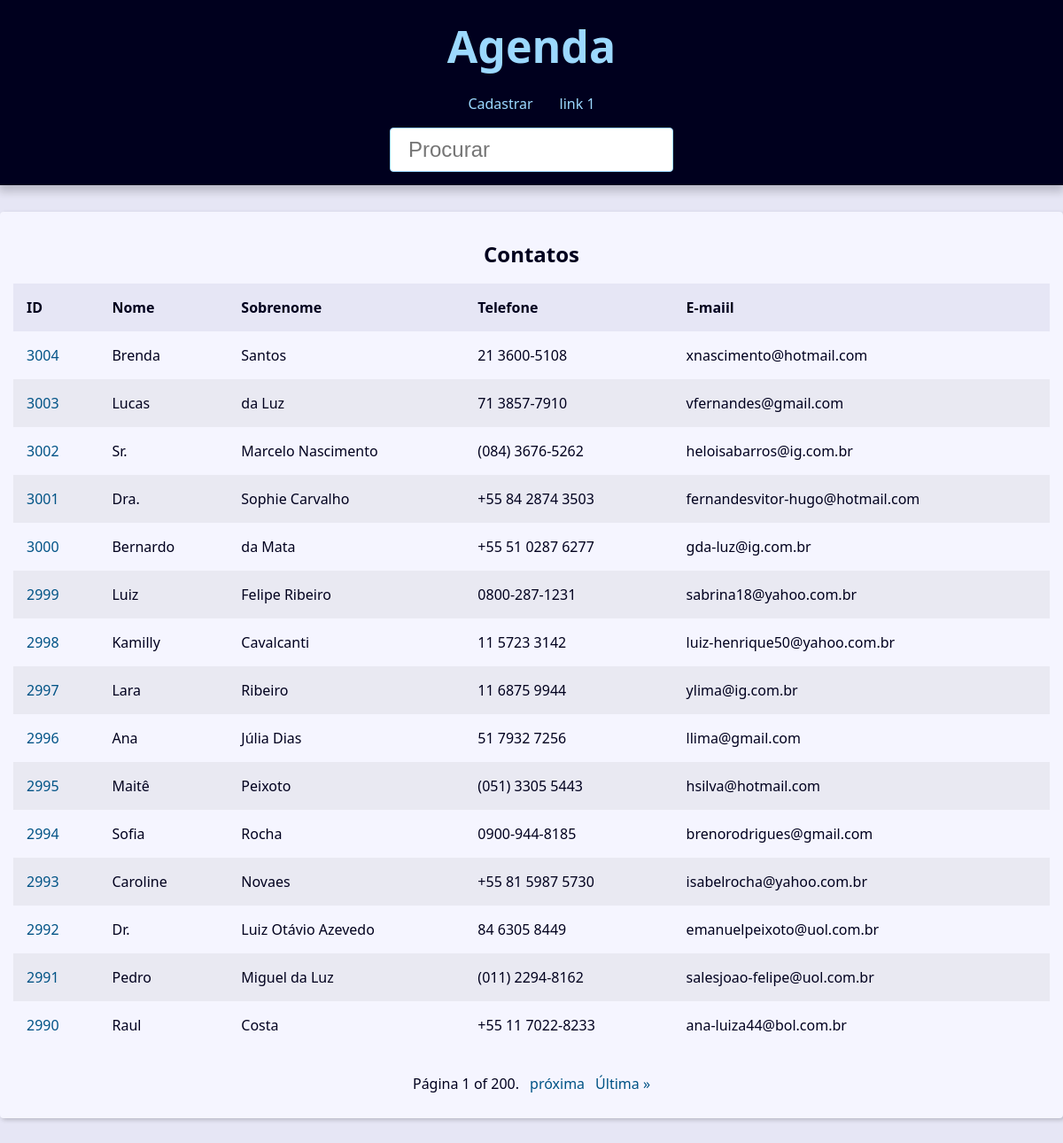
Before: / with the older database file.
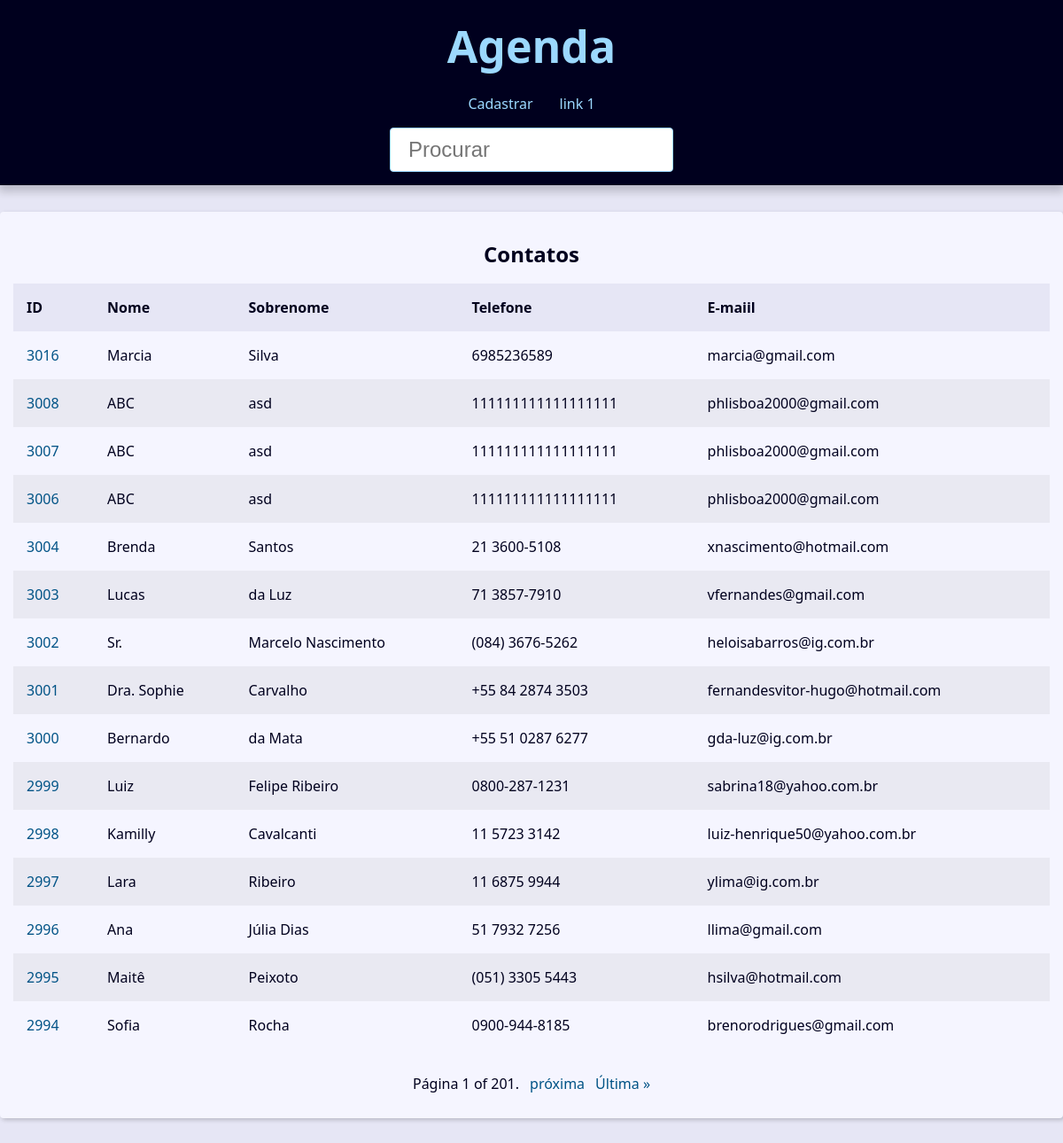
After: the same page with the newer database file.
### contato/models.py (models this page shows, shortened)
class Contato(models.Model):
    primeiro_nome = models.CharField(verbose_name='Nome', max_length=100)
    segundo_nome = models.CharField(max_length=150, verbose_name='Sobrenome')
    telefone = models.CharField(max_length=50)
    email = models.EmailField(max_length=256, blank=True)
    data_criacao = models.DateTimeField(default=timezone.now)
    descricao = models.TextField(blank=True)
    visivel = models.BooleanField(default=True)
    imagem = models.ImageField(blank=True, upload_to='imagens/%Y/%m/')
    categoria = models.ForeignKey(Categoria,
                                  on_delete=models.SET_NULL,
                                  blank=True, null=True)
    owner = models.ForeignKey(
        User,
        on_delete=models.SET_NULL,
        blank=True, null=True
    )

### contato/views/contato_view.py (the view)
# urls.py: path('', index, name="index"),
def index(request):
    contatos = Contato.objects.all().filter(visivel=True).order_by('-id')
    paginator = Paginator(contatos, 15)
    page_number = request.GET.get("page")
    page_obj = paginator.get_page(page_number)
    context = {
        'page_obj': page_obj,
        'site_titulo': 'Contatos '
    }
    return render(request, 'contato/index.html', context)

### contato/templates/contato/index.html
{% extends 'global/base.html' %}
{% block conteudo %}
    {% if page_obj %}
        <div class="responsive-table">
            <table class="contacts-table">
                <caption class="table-caption">
                    Contatos
                </caption>
                <thead>
                    <tr class="table-row table-row-header">
                        <th class="table-header">ID</th>
                        <th class="table-header">Nome</th>
                        <th class="table-header">Sobrenome</th>
                        <th class="table-header">Telefone</th>
                        <th class="table-header">E-maiil</th>
                    </tr>
                </thead>
                <tbody>
                    {% for contato in page_obj  %}
                        <tr class="table-row">
                            <td class="table-cel">
                                <a class="table-link" href="{% url 'contato:contato' contato.id %}"> {{ contato.id }} </a>
                            </td>
                            <td class="table-cel">
                                {{ contato.primeiro_nome }}
                            </td>
                            <td class="table-cel">
                                {{ contato.segundo_nome }}
                            </td>
                            <td class="table-cel">
                                {{ contato.telefone }}
                            </td>
                            <td class="table-cel">
                                {{ contato.email }}
                            </td>
                        </tr>
                    {% endfor %}
                </tbody>
            </table>
        </div>
    {% else %}
    <div class="sigle-contact">
        <h1 class="sigle-contact-name">
            Não foi possível encontar
        </h1>
    </div>
    {% endif %}
{% endblock conteudo %}

Changed rows visible on the page:
no longer on this page (row unchanged): Contato: id "2993", primeiro_nome "Caroline", segundo_nome "Novaes", telefone "+55 81 5987 5730", email "isabelrocha@yahoo.com.br"
no longer on this page (row unchanged): Contato: id "2992", primeiro_nome "Dr.", segundo_nome "Luiz Otávio Azevedo", telefone "84 6305 8449", email "emanuelpeixoto@uol.com.br"
no longer on this page (row unchanged): Contato: id "2991", primeiro_nome "Pedro", segundo_nome "Miguel da Luz", telefone "(011) 2294-8162", email "salesjoao-felipe@uol.com.br"
no longer on this page (row unchanged): Contato: id "2990", primeiro_nome "Raul", segundo_nome "Costa", telefone "+55 11 7022-8233", email "ana-luiza44@bol.com.br"
added Contato: id "3016", primeiro_nome "Marcia", segundo_nome "Silva", telefone "6985236589", email "marcia@gmail.com"
added Contato: id "3008", primeiro_nome "ABC", segundo_nome "asd", telefone "111111111111111111", email "phlisboa2000@gmail.com"
added Contato: id "3007", primeiro_nome "ABC", segundo_nome "asd", telefone "111111111111111111", email "phlisboa2000@gmail.com"
added Contato: id "3006", primeiro_nome "ABC", segundo_nome "asd", telefone "111111111111111111", email "phlisboa2000@gmail.com"
changed Contato "fernandesvitor-hugo@hotmail.com": primeiro_nome "Dra." → "Dra. Sophie"; segundo_nome "Sophie Carvalho" → "Carvalho"
Other visible differences:
{{ page_obj.paginator.num_pages }}: "200" → "201"
